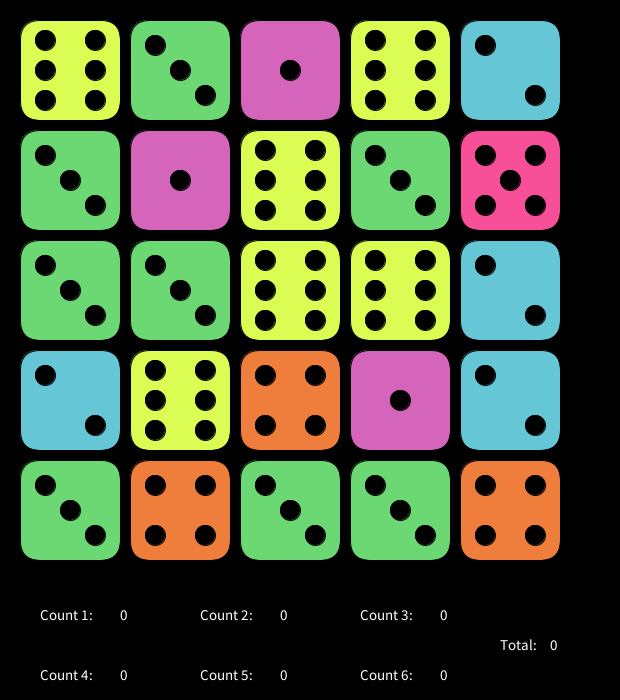
Frame 1 (no input)
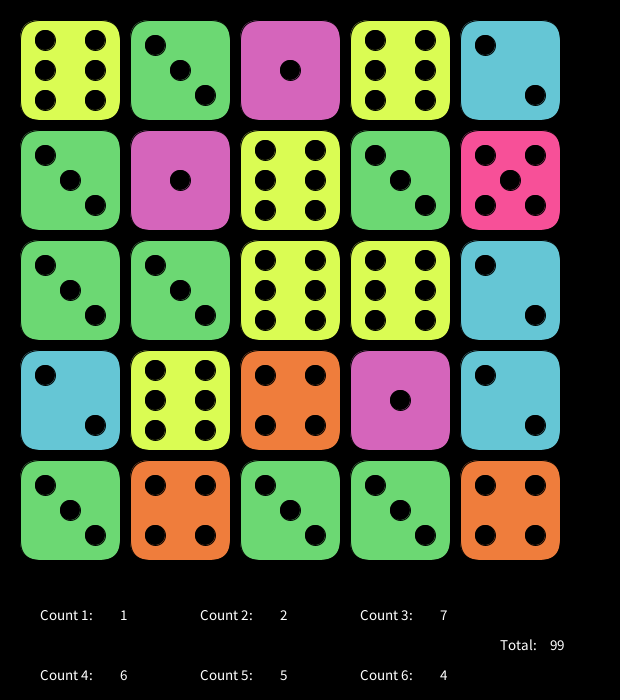
Frame 60 (the mouse pressed at the canvas centre just before this capture)
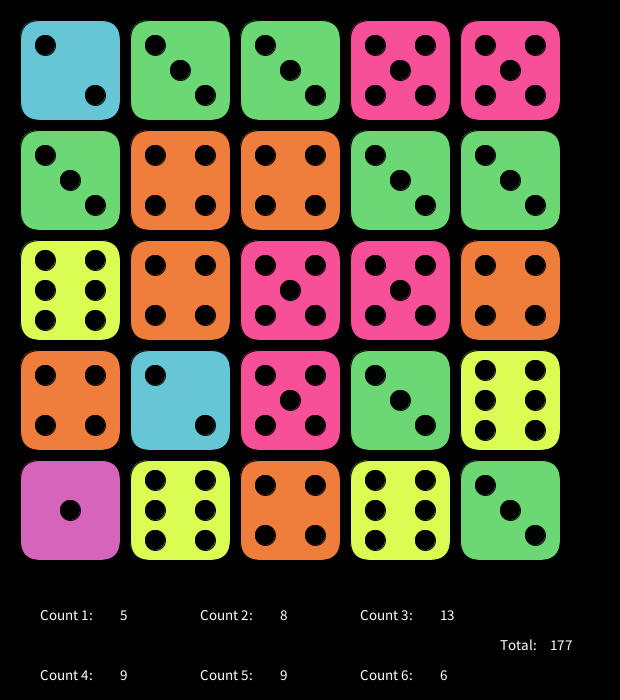
Frame 120 (the mouse held since frame 60 and released just before this capture)

The Processing sketch that drew these frames (run headless with seeded random() and noise(); from frame 60 on, the mouse is pressed at the canvas centre):

// Processing sketch: diceDewitt
// ── diceDewitt.pde
//Die die, die2, die3, die4, die5, die6, die7, die8, die9,die10, die11, die12, die13,die14, die15, die16,die17,die18,die19,die20,die21,die22,die23,die24,die25;
  private int count1;
  private int count2;
  private int count3;
  private int count4;
  private int count5;
  private int count6;
  private int total;
  
   Die[] dice;
   
   
void setup()
{
 size(620, 700);
  //noLoop();
  
  dice=new Die[25];
  for(int i=0; i<5; i++){
    for(int j=0; j<5; j++){
      dice[i*5+j] =new Die(110*i+20, 110*j+20);
    }
  }
}
void draw()
{
   background(0);
 
  for(Die d :dice){
    d.show();
  }
 
  
  if(frameCount%60==0){
   for(Die d :dice){
    d.roll();
    total += d.rand;
  }
  }
  
 
  
fill(255);
textSize(15);
text("Count 1: ", 40, 620); 
text(count1, 120, 620);

fill(255);
textSize(15);
text("Count 2: ", 200, 620); 
text(count2, 280, 620);

fill(255);
textSize(15);
text("Count 3: ", 360, 620); 
text(count3, 440, 620);

fill(255);
textSize(15);
text("Count 4: ", 40, 680); 
text(count4, 120, 680);

fill(255);
textSize(15);
text("Count 5: ", 200, 680); 
text(count5, 280, 680);

fill(255);
textSize(15);
text("Count 6: ", 360, 680); 
text(count6, 440, 680);

fill(255);
textSize(15);
text("Total: ", 500, 650); 
text(total, 550, 650);


fill(255, 255, 255);


//  die=new Die(20, 20);
//  die2=new Die(140,20);
//  die3=new Die(260, 20);
//  die4=new Die(380, 20);
//  die5=new Die(500, 20);
  
//  die6=new Die(20, 130);
//  die7=new Die(140,130);
//  die8=new Die(260, 130);
//  die9=new Die(380, 130);
//  die10=new Die(500, 130);
   
//  die11=new Die(20, 240);
//  die12=new Die(140,240);
//  die13=new Die(260, 240);
//  die14=new Die(380, 240);
//  die15=new Die(500, 240);
  
//  die16=new Die(20, 350);
//  die17=new Die(140,350);
//  die18=new Die(260, 350);
//  die19=new Die(380, 350);
//  die20=new Die(500, 350);
  
//  die21=new Die(20, 460);
//  die22=new Die(140,460);
//  die23=new Die(260, 460);
//  die24=new Die(380, 460);
//  die25=new Die(500, 460);
 
  
  
//  die.show();
//  die2.show();
//  die3.show();
//  die4.show();
//  die5.show();
//  die6.show();
//  die7.show();
//  die8.show();
//  die9.show();
//  die10.show();
//  die11.show();
//  die12.show();
//  die13.show();
//  die14.show();
//  die15.show();
//  die16.show();
//  die17.show();
//  die18.show();
//  die19.show();
//  die20.show();
//  die21.show();
//  die22.show();
//  die23.show();
//  die24.show();
//  die25.show();
  
  

  
  //your code here
}





void mousePressed()
{
  redraw();
}
class Die //models one single dice cube
{
  private int x;
  private int y;
  private int rand;
  
  //variable declarations here
  Die(int x, int y) //constructor
  {

this.x=x;
this.y=y;    

rand=(int)(Math.random()*6)+1;
    
  }
  void roll()
  {
rand=(int)(Math.random()*6)+1;
switch(rand){
  case 1:
  count1++;
  break;
  case 2:
  count2++;
  break;
  case 3:
  count3++;
  break;
  case 4:
  count4++;
  break;
  case 5:
  count5++;
  break;
  case 6:
  count6++;
  break;
}
    
  }

void mousePressed(){
  for(Die d: dice){
    d.roll();
  }
}
  
  
  void show()
  {
  

   
    System.out.println(rand);
    if(rand==1){
   fill(213,101,187);
   rect(x, y, 100, 100, 20);
   fill(0, 0, 0);
   ellipse(x+50, y+50, 20, 20);
    

    }
    
    if(rand==2){
   fill(101,198,213);
   rect(x, y, 100, 100, 20);
   fill(0, 0, 0);
   ellipse(x+75, y+75, 20, 20);
   ellipse(x+25, y+25, 20, 20);
    

    }
    
    if(rand==3){
   fill(108,216,115);
   rect(x, y, 100, 100, 20);
   fill(0, 0, 0);
   ellipse(x+75, y+75, 20, 20);
   ellipse(x+25, y+25, 20, 20);
    ellipse(x+50, y+50, 20, 20);
    

   
    }
 
    if(rand==4){
   fill(239,125,60);
   rect(x, y, 100, 100, 20);
   fill(0, 0, 0);
   ellipse(x+75, y+75, 20, 20);
   ellipse(x+25, y+25, 20, 20);
   ellipse(x+75, y+25, 20, 20);
   ellipse(x+25, y+75, 20, 20);
    



    }
 
    if(rand==5){
   fill(247,80,152);
   rect(x, y, 100, 100, 20);
   fill(0, 0, 0);
   
   ellipse(x+75, y+75, 20, 20);
   ellipse(x+25, y+25, 20, 20);
   ellipse(x+50, y+50, 20, 20);
   ellipse(x+75, y+25, 20, 20);
   ellipse(x+25, y+75, 20, 20);

   
    

    }

    if(rand==6){
   fill(218,252,83);
   rect(x, y, 100, 100, 20);
   fill(0, 0, 0);
   ellipse(x+25, y+20, 20, 20);
   ellipse(x+25, y+50, 20, 20);
   ellipse(x+25, y+80, 20, 20);
   ellipse(x+75, y+20, 20, 20);
   ellipse(x+75, y+50, 20, 20);
   ellipse(x+75, y+80, 20, 20);

    
   
    }
  }
  
  
  
  
   }
   
   
  
   
   
   
   
  
